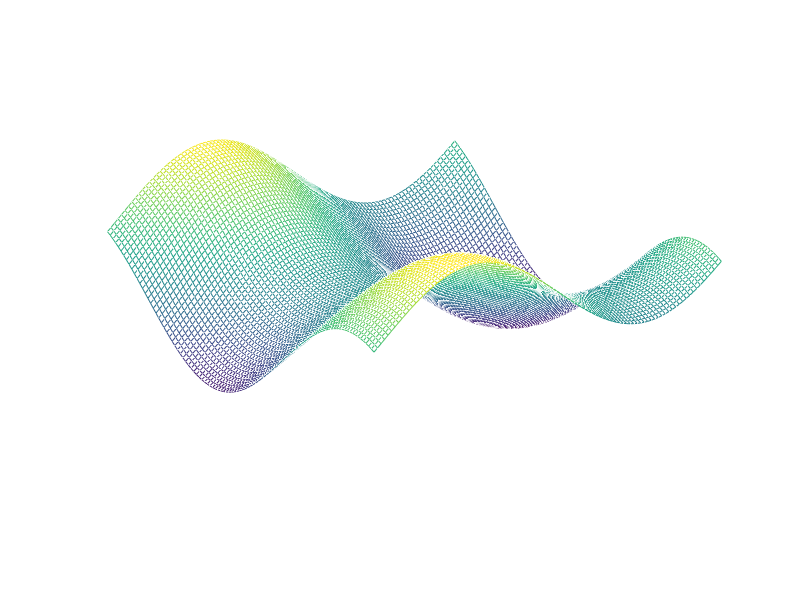

Here is the MATLAB script that generated this plot:
clear;

N = 100;
x = 1:N;
y = 1:N;
[x, y] = meshgrid(x, y);

z = ((sin(5*x./N)+1).*(cos(15*y./N)-1) + 10*rand(1, N))...
    .*((cos(5*y./N)-1).*(sin(15*x./N)+1) + 10*rand(1, N));

% z = ((sin(2*x./N)+1).*(cos(2*y./N)-1) + 2*rand(1, N))...
%     .*((cos(2*y./N)-1).*(sin(2*x./N)+1) + 2*rand(1, N));



zz = fft2(z);
zzz = zeros(N, N);
n = 2;
zzz(1:n, 1:n) = zz(1:n, 1:n);
z = ifft2(zzz);

z = real(z);
mesh(x, y, z);
set(gcf, 'Color', 'none');
axis off
